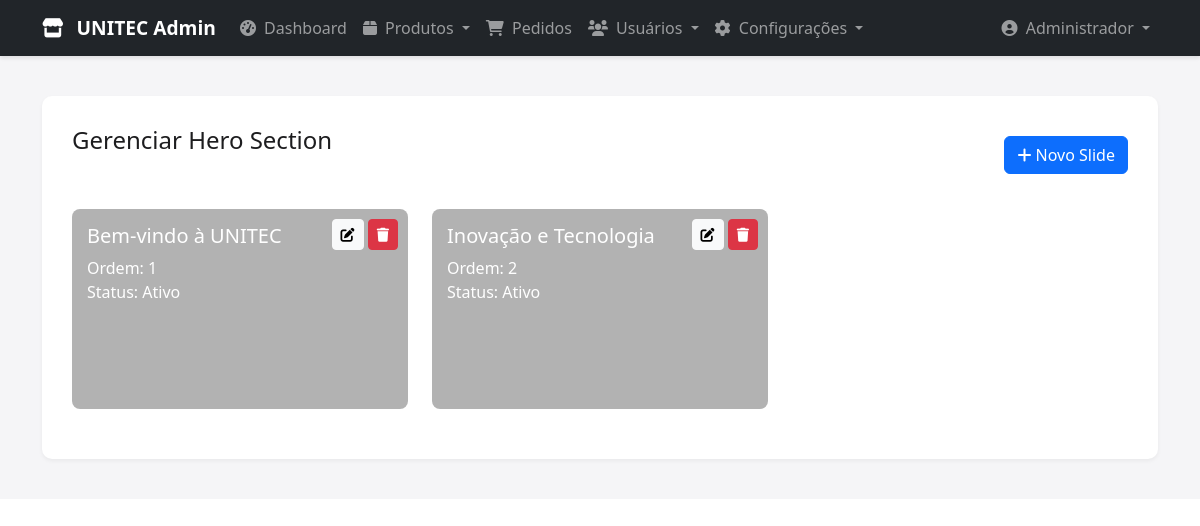
Page /admin/gerenciar-hero.php (signed in) on the committed database.
### tables this page shows
CREATE TABLE hero_images (
    id INT PRIMARY KEY AUTO_INCREMENT,
    titulo VARCHAR(100) NOT NULL,
    subtitulo VARCHAR(200),
    descricao TEXT,
    imagem VARCHAR(255) NOT NULL,
    link_botao VARCHAR(255),
    texto_botao VARCHAR(50),
    ordem INT DEFAULT 0,
    status BOOLEAN DEFAULT TRUE,
    data_criacao TIMESTAMP DEFAULT CURRENT_TIMESTAMP,
    data_atualizacao TIMESTAMP DEFAULT CURRENT_TIMESTAMP ON UPDATE CURRENT_TIMESTAMP
);

### admin/gerenciar-hero.php (the view, shortened to what this page needs)
<?php
require_once "../config/database.php";
$erros = [];
try {
    $sql = "SELECT * FROM hero_images ORDER BY ordem ASC, data_criacao DESC";
    $stmt = $conn->query($sql);
    $slides = $stmt->fetchAll();
} catch (PDOException $e) {
    $erros[] = "Erro ao buscar slides: " . $e->getMessage();
    $slides = [];
}
?>
<!DOCTYPE html>
<html lang="pt-BR">
<head>
    <link href="https://cdn.jsdelivr.net/npm/bootstrap@5.3.0/dist/css/bootstrap.min.css" rel="stylesheet">
    <link rel="stylesheet" href="https://cdnjs.cloudflare.com/ajax/libs/font-awesome/6.0.0/css/all.min.css">
</head>
<body>
    <?php include 'includes/header.php'; ?>
    <div class="admin-section">
        <div class="container">
            <div class="admin-container">
                <div class="d-flex justify-content-between align-items-center mb-4">
                    <h1 class="admin-title">Gerenciar Hero Section</h1>
                    <button type="button" class="btn btn-primary" data-bs-toggle="modal" data-bs-target="#slideModal">
                        <i class="fas fa-plus"></i> Novo Slide
                    </button>
                </div>
                <div class="row">
                    <?php foreach ($slides as $slide): ?>
                        <div class="col-md-6 col-lg-4">
                            <div class="slide-card">
                                <div class="slide-preview" style="background-image: url('../<?php echo htmlspecialchars($slide['imagem']); ?>')">
                                    <div class="slide-actions">
                                        <button type="button" class="btn btn-sm btn-light"
                                                onclick="editarSlide(<?php echo htmlspecialchars(json_encode($slide)); ?>)">
                                            <i class="fas fa-edit"></i>
                                        </button>
                                        <button type="button" class="btn btn-sm btn-danger"
                                                onclick="excluirSlide(<?php echo $slide['id']; ?>)">
                                            <i class="fas fa-trash"></i>
                                        </button>
                                    </div>
                                    <div class="slide-info">
                                        <h5><?php echo htmlspecialchars($slide['titulo']); ?></h5>
                                        <p class="mb-0">Ordem: <?php echo $slide['ordem']; ?></p>
                                        <p class="mb-0">Status: <?php echo $slide['status'] ? 'Ativo' : 'Inativo'; ?></p>
                                    </div>
                                </div>
                            </div>
                        </div>
                    <?php endforeach; ?>
                </div>
            </div>
        </div>
    </div>
</body>
</html>

### admin/gerenciar-hero.php (style rules this page uses)
.admin-section { padding: 40px 0; background: #f5f5f7; }
.admin-container { background: white; border-radius: 10px; box-shadow: 0 2px 4px rgba(0,0,0,0.05); padding: 30px; }
.admin-title { font-size: 1.5rem; margin-bottom: 30px; color: #1d1d1f; }
.slide-preview { position: relative; width: 100%; height: 200px; background-size: cover; background-position: center; border-radius: 8px; margin-bottom: 15px; }
.slide-preview::after { content: ''; position: absolute; top: 0; left: 0; right: 0; bottom: 0; background: rgba(0,0,0,0.3); border-radius: 8px; }
.slide-info { position: relative; z-index: 1; color: white; padding: 15px; }
.slide-actions { position: absolute; top: 10px; right: 10px; z-index: 2; }
.slide-card { margin-bottom: 20px; transition: transform 0.2s; }

### rows in the picture
hero_images: titulo "Bem-vindo à UNITEC", ordem "1", status "Ativo"
hero_images: titulo "Inovação e Tecnologia", ordem "2", status "Ativo"

### other values in the picture
$_SESSION['usuario_nome'] "Administrador"
